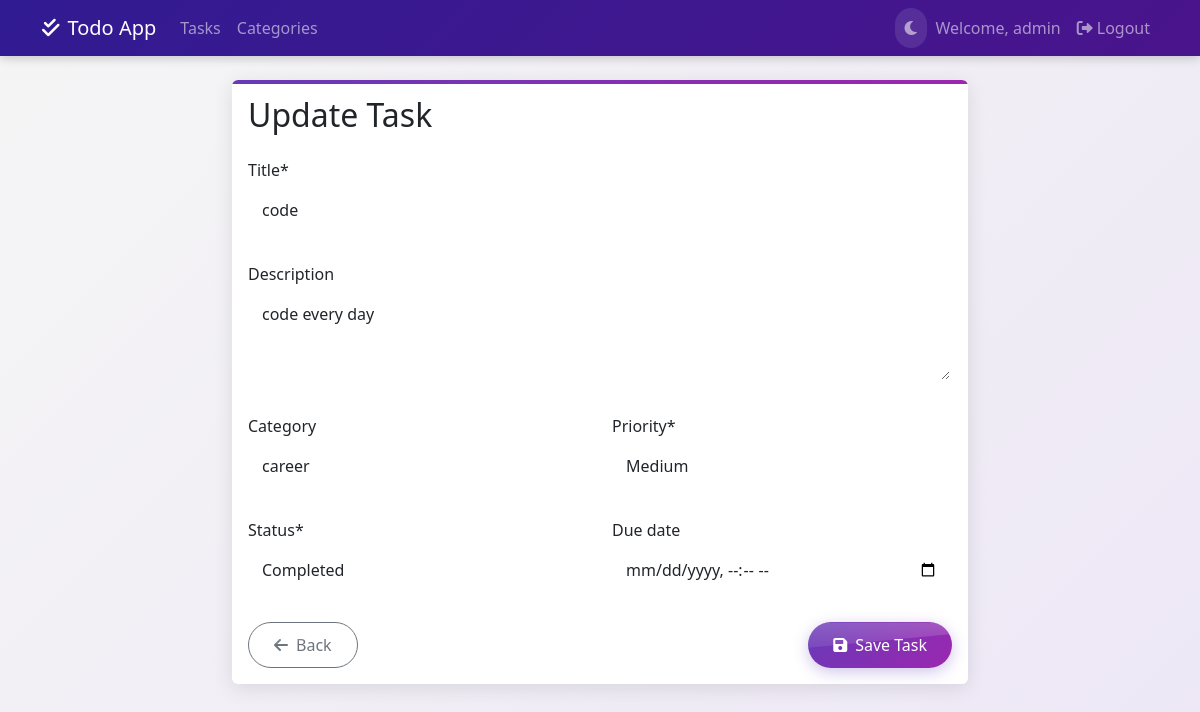
Page /todo/task/3/update/ (signed in) on the committed database.
### todo/models.py (models this page shows, shortened)
class Task(models.Model):
    PRIORITY_CHOICES = [
        ('low', 'Low'),
        ('medium', 'Medium'),
        ('high', 'High'),
    ]
    STATUS_CHOICES = [
        ('pending', 'Pending'),
        ('in_progress', 'In Progress'),
        ('completed', 'Completed'),
    ]
    title = models.CharField(max_length=200)
    description = models.TextField(blank=True)
    created_date = models.DateTimeField(auto_now_add=True)
    due_date = models.DateTimeField(null=True, blank=True)
    category = models.ForeignKey(Category, on_delete=models.SET_NULL, null=True, blank=True)
    priority = models.CharField(max_length=10, choices=PRIORITY_CHOICES, default='medium')
    status = models.CharField(max_length=20, choices=STATUS_CHOICES, default='pending')
    user = models.ForeignKey(User, on_delete=models.CASCADE)
    completed = models.BooleanField(default=False)
    completed_date = models.DateTimeField(null=True, blank=True)
    class Meta:
        ordering = ['-created_date']

### todo/views.py (the view)
# urls.py: path('task/<int:pk>/update/', views.task_update, name='task_update'),
@login_required
def task_update(request, pk):
    task = get_object_or_404(Task, pk=pk, user=request.user)
    if request.method == 'POST':
        form = TaskForm(request.POST, instance=task)
        if form.is_valid():
            task = form.save()
            messages.success(request, 'Task updated successfully!')
            return redirect('task_list')
    else:
        form = TaskForm(instance=task)
    return render(request, 'todo/task_form.html', {
        'form': form,
        'title': 'Update Task'
    })

### todo/forms.py
class TaskForm(forms.ModelForm):
    due_date = forms.DateTimeField(
        required=False,
        widget=forms.DateTimeInput(attrs={'type': 'datetime-local', 'class': 'form-control'})
    )
    class Meta:
        model = Task
        fields = ['title', 'description', 'category', 'priority', 'status', 'due_date']
        widgets = {
            'title': forms.TextInput(attrs={'class': 'form-control'}),
            'description': forms.Textarea(attrs={'class': 'form-control', 'rows': 3}),
            'category': forms.Select(attrs={'class': 'form-control'}),
            'priority': forms.Select(attrs={'class': 'form-control'}),
            'status': forms.Select(attrs={'class': 'form-control'}),
        }

### todo/models.py (called while the page is built)
    def __str__(self):
        return self.name

### todo/templates/todo/task_form.html (shortened to what this page needs)
{% extends 'todo/base.html' %}
{% load crispy_forms_tags %}
{% block content %}
<div class="row justify-content-center">
    <div class="col-md-8">
        <div class="card">
            <div class="card-body">
                <h2 class="card-title mb-4">{{ title }}</h2>
                <form method="post" novalidate>
                    <div class="row">
                        <div class="col-md-12 mb-3">
                            {{ form.title|as_crispy_field }}
                        </div>
                        <div class="col-md-12 mb-3">
                            {{ form.description|as_crispy_field }}
                        </div>
                        <div class="col-md-6 mb-3">
                            {{ form.category|as_crispy_field }}
                        </div>
                        <div class="col-md-6 mb-3">
                            {{ form.priority|as_crispy_field }}
                        </div>
                        <div class="col-md-6 mb-3">
                            {{ form.status|as_crispy_field }}
                        </div>
                        <div class="col-md-6 mb-3">
                            {{ form.due_date|as_crispy_field }}
                        </div>
                    </div>
                    <div class="d-flex justify-content-between">
                        <a href="{% url 'task_list' %}" class="btn btn-outline-secondary">
                            <i class="fas fa-arrow-left me-2"></i>Back
                        </a>
                        <button type="submit" class="btn btn-primary">
                            <i class="fas fa-save me-2"></i>Save Task
                        </button>
                    </div>
                </form>
            </div>
        </div>
    </div>
</div>
{% endblock %}

### todo/templates/todo/base.html (shortened to what this page needs)
<!DOCTYPE html>
<html lang="en" data-bs-theme="light">
<head>
    <link href="https://cdn.jsdelivr.net/npm/bootstrap@5.3.0/dist/css/bootstrap.min.css" rel="stylesheet">
    <link href="https://cdnjs.cloudflare.com/ajax/libs/font-awesome/6.0.0/css/all.min.css" rel="stylesheet">
</head>
<body>
    <nav class="navbar navbar-expand-lg navbar-dark bg-primary mb-4">
        <div class="container">
            <a class="navbar-brand" href="{% url 'task_list' %}">
                <i class="fas fa-check-double me-2"></i>Todo App
            </a>
            <div class="collapse navbar-collapse" id="navbarNav">
                <ul class="navbar-nav me-auto">
                    {% if user.is_authenticated %}
                        <li class="nav-item">
                            <a class="nav-link" href="{% url 'task_list' %}">Tasks</a>
                        </li>
                        <li class="nav-item">
                            <a class="nav-link" href="{% url 'category_list' %}">Categories</a>
                        </li>
                    {% endif %}
                </ul>
                <ul class="navbar-nav">
                    <li class="nav-item">
                        <span class="nav-link theme-toggle" id="themeToggle">
                            <i class="fas fa-moon"></i>
                        </span>
                    </li>
                    {% if user.is_authenticated %}
                        <li class="nav-item">
                            <span class="nav-link">Welcome, {{ user.username }}</span>
                        </li>
                        <li class="nav-item">
                            <form method="post" action="{% url 'logout' %}" class="d-inline">
                                <button type="submit" class="nav-link border-0 bg-transparent">
                                    <i class="fas fa-sign-out-alt me-1"></i>Logout
                                </button>
                            </form>
                        </li>
                    {% endif %}
                </ul>
            </div>
        </div>
    </nav>
    <div class="container">
        {% block content %}
        {% endblock %}
    </div>
</body>
</html>

### todo/templates/todo/base.html (style rules this page uses)
:root { --primary-color: #673ab7; --secondary-color: #9575cd; --success-color: #4caf50; --danger-color: #f44336; --purple-light: #ede7f6; --purple-dark: #4527a0; --purple-accent: #7c4dff; --gradient-primary: linear-gradient(135deg, #673ab7 0%, #9c27b0 100%); --gradient-dark: linear-gradient(135deg, #311b92 0%, #4a148c 100%); --gradient-light: linear-gradient(135deg, #ede7f6 0%, #e1bee7 100%); }
[data-bs-theme="light"] { --bg-color: #f5f5f5; --card-bg: #ffffff; --text-color: #212529; --border-color: rgba(103, 58, 183, 0.1); --hover-bg: var(--purple-light); --gradient-bg: linear-gradient(135deg, #f5f5f5 0%, #ede7f6 100%); --task-bg: rgba(255, 255, 255, 0.7); --task-hover: rgba(255, 255, 255, 0.9); }
body { background: var(--gradient-bg); min-height: 100vh; color: var(--text-color); transition: background-color 0.3s ease, color 0.3s ease; }
.navbar { background: var(--gradient-dark) !important; box-shadow: 0 2px 10px rgba(0,0,0,.2); backdrop-filter: blur(10px); }
.card { border: none; box-shadow: 0 4px 20px rgba(0,0,0,.1); transition: all 0.3s ease; background: var(--card-bg); position: relative; overflow: hidden; }
.card::before { content: ''; position: absolute; top: 0; left: 0; width: 100%; height: 4px; background: var(--gradient-primary); }
.btn-primary { background: var(--gradient-primary) !important; border: none !important; box-shadow: 0 4px 15px rgba(103, 58, 183, 0.3); transition: all 0.3s ease; }
.btn { border-radius: 25px; padding: 10px 25px; position: relative; overflow: hidden; }
.btn::after { content: ''; position: absolute; top: 0; left: 0; width: 100%; height: 100%; background: linear-gradient(rgba(255,255,255,0.2), transparent); clip-path: polygon(0 0, 100% 0, 100% 25%, 0 55%); transition: all 0.3s ease; }
.theme-toggle { cursor: pointer; padding: 8px 15px; border-radius: 25px; transition: all 0.3s ease; background: rgba(255,255,255,0.1); }
.theme-toggle i { transition: transform 0.5s ease; }
.form-control { border-radius: 15px; border: 2px solid transparent; background: var(--card-bg); transition: all 0.3s ease; }
.nav-link { position: relative; transition: all 0.3s ease; }
.nav-link::after { content: ''; position: absolute; bottom: 0; left: 50%; width: 0; height: 2px; background: var(--purple-accent); transition: all 0.3s ease; transform: translateX(-50%); }

### rows in the picture
Task: title "code", description "code every day", category "career", priority "Medium", status "Completed"

### other values in the picture
{{ user.username }} "admin"
{{ title }} "Update Task"
